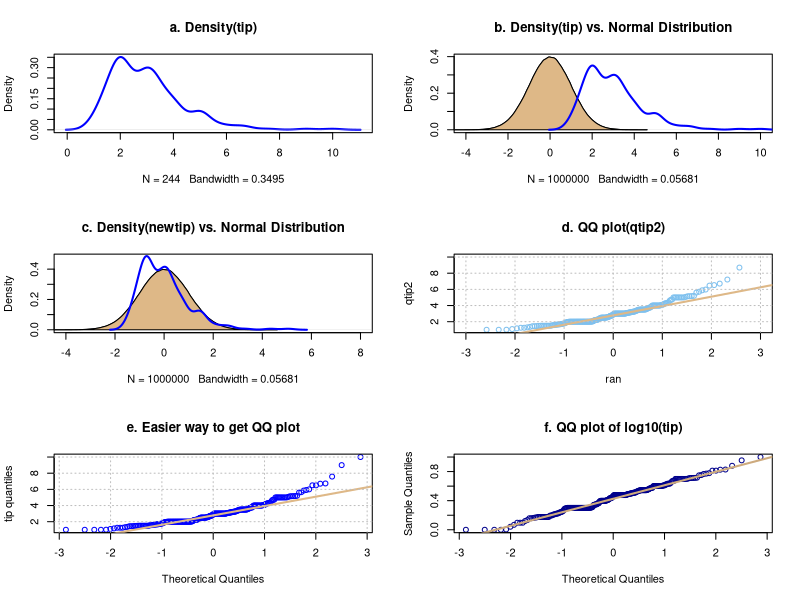
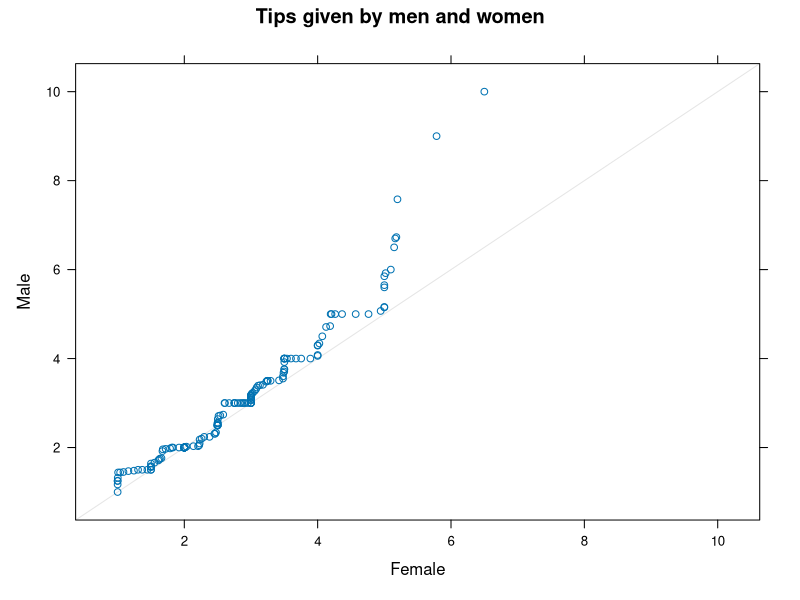
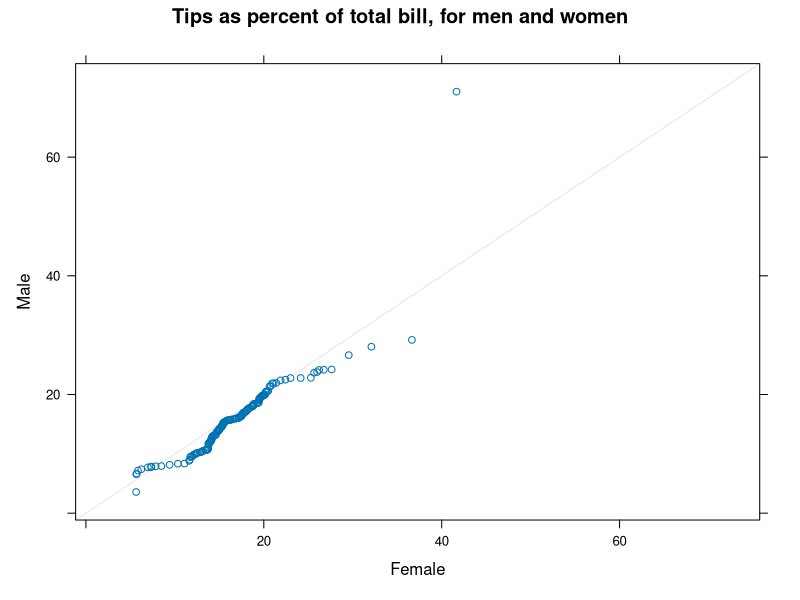

R code for these plots, in order:
library(reshape2)
attach(tips)
head(tips)

# Figure 15-1a
library(reshape2)
attach(tips)
par(mfrow = c(3,2))
plot(density(tip),
  main = "a. Density(tip)",
  col = "blue",
  lwd = 2)

# Figure 15-1b
ran = rnorm(1000000)  # a million random obs from a normal dist.
plot(density(ran),
  main = "b. Density(tip) vs. Normal Distribution",
  xlim = c(-4,10))
polygon(density(ran), col = "burlywood")
lines(density(tip),
  col = "blue",
  lwd = 2)

mean(tip)

sd(tip)

newtip = (tip-2.998)/1.384 # transform tip to have
# mean = 0 and sd = 1

# Figure 15-1c
newtip = (tip-2.998)/1.384 # transform tip to have
# mean=0 and sd=1
plot(density(ran),
  ylim = c(0,.48),
  main = "c. Density(newtip) vs. Normal Distribution",
  xlim = c(-4,8))
polygon(density(ran),
  col = "burlywood")
lines(density(newtip),
  col = "blue",
  lwd = 2)

summary(tip)

qtip = quantile(tip, seq(0,1,.1))
qtip

# Figure 15-1d
qtip2 = quantile(tip, seq(0,1,.005))
qqplot(ran, qtip2,
  main = "d. QQ plot(qtip2)",
  xlim = c(-3,3),
  col = "skyblue2")
qqline(qtip2,
  col = "burlywood",
  lwd = 2)
grid(lty = "dotted",
  col = "gray75")
# required calculation of ran and qtip2 first

# Figure 15-1e
qqnorm(tip,
  main = "e. Easier way to get QQ plot",
  col = "blue",
  ylab = "tip quantiles")
qqline(tip,
  col = "burlywood",
  lwd = 2)
grid(lty = "dotted",
  col = "gray75")

# Figure 15-1f
logtip = log10(tip)
qqnorm(logtip,
  main = "f. QQ plot of log10(tip)",
  col = "blue4")
qqline(logtip,
  col = "burlywood3",
  lwd = 2)

# Figure 15-2,left
library(lattice)
qq(sex ~ tip,
  main = "Tips given by men and women")

summary(tip[sex == "Male"])  # subset containing only males

summary(tip[sex == "Female"]) # subset containing only females

# Figure 15-2, right
tips$ratio = 100*(tip/total_bill)
qq(sex ~ tips$ratio,
  main = "Tips as percent of total bill, for men and women")
